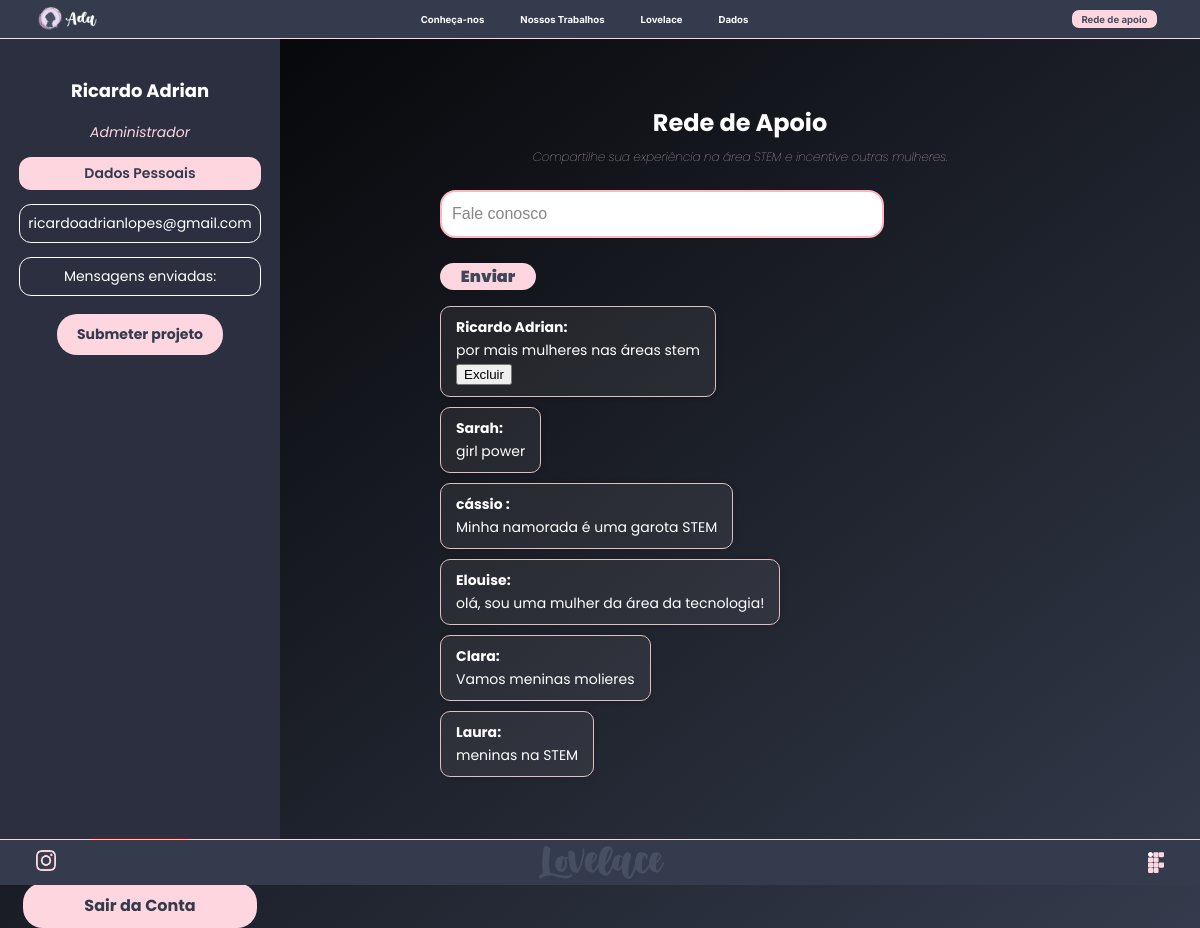
Screenshot of /user/rede_apoio (signed in) with the database file from the repository.
### app/models/usuario.py (models this page shows, shortened)
class User(db.Model, UserMixin):
   __tablename__="users"
   id = db.Column(db.Integer, primary_key=True, nullable=False, unique=True)
   name = db.Column(db.String(100), nullable=False)
   email = db.Column(db.String(100), nullable=False, unique=True, name='email')
   senha = db.Column(db.String(100), nullable=False)
   is_admin = db.Column(db.Boolean, default=False)

### app/models/mensagens.py (models this page shows, shortened)
class Mensagens(db.Model, UserMixin):
    __tablename__ = "mensagens"
    id = db.Column(db.Integer, primary_key=True, nullable=False, unique=True)
    mensagem = db.Column(db.String(500), nullable=False)
    user_id = db.Column(db.Integer, db.ForeignKey('users.id', name='fk_mensagens_user_id'), nullable=True)  # Definir um nome para a restrição de chave estrangeira
    user = db.relationship('User', backref=db.backref('mensagens', lazy=True))

### app/controllers/user.py (the view)
@user_bp.route('/rede_apoio')
@login_required
def rede_apoio():
    mensagens = Mensagens.query.options(joinedload(Mensagens.user)).all()
    return render_template('rede_de_apoio.html', mensagens=mensagens)

### app/templates/rede_de_apoio.html (shortened to what this page needs)
{% extends 'base.html' %}
{% block conteudo %}
<section class="pag_rede_apoio">
    <aside class="sidebar_rda">
        <div>
            <div class="perfil_usuario">
                <p class="nome_usuario">{{current_user.name}}</p>
                {% if current_user.is_admin %}
                    <p class="cargo_usuario">Administrador</p>
                {% endif %}
            </div>
            <div class="dados_pessoais">
                <h3>Dados Pessoais</h3>
                <p class="info_pessoal">{{ current_user.email }}</p>
                <p class="info_pessoal">Mensagens enviadas: {{ current_user.message_count }}</p>
                {% if current_user.is_authenticated and current_user.is_admin %}
                <a href="{{ url_for('form_adm') }}" class="botao_submeter">Submeter projeto</a>
                {% endif %}
            </div>
            <div class="botoes_sair_deletar">
                <form action="{{ url_for('user.delete_user') }}" method="post">
                    <button type="submit" class="botao_deletar" onclick="return confirm('Tem certeza que deseja excluir sua conta?')">
                    </button>
                </form>
                <a class="nav-link" href="{{ url_for('user.logoff') }}">Sair da Conta</a>
            </div>
        </div>
    </aside>
    <section>
        <div class="titulogeral">
            <h1 class="titulo">Rede de Apoio</h1>
            <p class="subtitulo">Compartilhe sua experiência na área STEM e incentive outras mulheres.</p>
        </div>
        <div class="containerrda">
            <div class="formrededeapoio">
                <form action="{{ url_for('user.mensagens') }}" method="post">
                    <div>
                        <input class="textboxinput" type="text" id="mensagens" name="mensagens" placeholder="Fale conosco"><br>
                    </div>
                    <div>
                        <button class="botaorede" type="submit">Enviar</button>
                    </div>
                </form>
            </div>
            <ul class="messagecard">
                {% for i in mensagens %}
                    <li class="cardrede">
                        <div class="cardcontent">
                            <h4 class="cardusername">{{ i.user.name if i.user and i.user.name else 'Usuário desconhecido' }}:</h4>
                            <p class="cardusertext">{{ i.mensagem }}</p>
                            {% if i.user_id == current_user.id %}
                                <form action="{{ url_for('user.delete_mensagem', mensagem_id=i.id) }}" method="post">
                                    <button type="submit" onclick="return confirm('Tem certeza que deseja excluir esta mensagem?')">Excluir</button>
                                </form>
                            {% endif %}
                        </div>
                    </li>
                {% endfor %}
            </ul>
        </div>
    </section>
{% endblock %}

### app/static/css/style.css (style rules this page uses)
html { height: 100%; min-height: 100vh; width: 100%; display: flex; flex-direction: column; }
body { display: flex; width: 100%; height: 100%; margin: 0; padding: 0; min-height: 100vh; background: linear-gradient(to bottom right, #000000, #343B4C); background-attachment: fixed; background-size: cover; flex-direction: column; justify-content: space-between; }
input { width: 18vw; padding: 10px; border-radius: 8px; border: none; overflow: hidden; outline: none; margin-bottom: 25px; background-color: #fbfbfd; color: #000000; font-size: 16px; }
.titulogeral { display: flex; flex-direction: column; align-items: center; justify-content: center; text-align: center; margin: 1.2vw 0 0; }
.titulo { font-family: "Poppins"; font-style: normal; font-weight: bolder; font-size: 2vw; justify-content: center; color: #FFFFFF; margin-top: 2rem; margin-bottom: 0; padding-bottom: 0; text-align: center; }
.subtitulo { font-family: "poppins"; font-style: italic; font-weight: lighter; font-size: 1vw; color: #FED6DF; margin-top: 0; padding-top: 0; margin-top: 0.5rem; margin-bottom: 2vw; text-align: center; }
.pag_rede_apoio { display: flex; justify-content: space-between; align-items: stretch; width: 100%; height: 100vh; }
.pag_rede_apoio > section { flex: 1; display: flex; flex-direction: column; align-items: center; padding: 20px; }
.sidebar_rda { width: 30vh; height: 100vh; background-color: #2C2F3F; padding: 20px; display: flex; flex-direction: column; align-items: center; justify-content: space-between; font-family: Poppins; }
.perfil_usuario { text-align: center; margin-bottom: 10px; }
.nome_usuario { color: white; font-size: 18px; font-weight: bold; }
.cargo_usuario { font-size: 14px; color: #FED6DF; font-style: italic; }
.dados_pessoais { text-align: center; color: white; font-size: 14px; margin-bottom: 20px; }
.dados_pessoais h3 { background: #FED6DF; color: #343B4D; padding: 6px 12px; border-radius: 12px; font-size: 14px; font-weight: 600; margin-bottom: 10px; }
.info_pessoal { background-color: transparent; border: 1px solid white; padding: 8px; border-radius: 12px; text-align: center; color: white; font-size: 14px; margin-bottom: 8px; }
.botao_submeter { display: inline-block; background-color: #FED6DF; color: #343B4D; font-weight: bold; text-decoration: none; padding: 10px 20px; border-radius: 20px; margin-top: 10px; transition: background 0.3s ease, color 0.3s ease; }
.botoes_sair_deletar { display: flex; flex-direction: column; align-items: center; gap: 10px; margin-top: 200%; }
.botao_deletar { background-color: #B50000; color: white; border: none; padding: 10px 20px; border-radius: 20px; font-weight: bold; cursor: pointer; transition: background 0.3s ease; }
.nav-link { display: inline-block; background-color: #FED6DF; color: #343B4D; font-weight: bold; text-decoration: none; padding: 10px 20px; border-radius: 20px; width: 80%; text-align: center; transition: background 0.3s ease, color 0.3s ease; }
.formrededeapoio { display: flex; align-items: center; }
.textboxinput { flex: 1; font-size: 1rem; border: 2px solid #ffb6c1; border-radius: 1.3vw; outline: none; background: #fff; color: #000; width: 35vw; height: 2vw; }
.textboxinput::placeholder { color: #888; }
.botaorede { font-family: Poppins; font-size: 16px; font-weight: 900; height: 2.2vw; width: 8vw; background-color: #FED6DF; color: #404758; border: none; border-radius: 20px; cursor: pointer; transition: background 0.3s ease, color 0.3s ease; }
.containerrda { display: flex; flex-direction: column; align-items: flex-start; width: 100%; max-width: 600px; margin: 0 auto; }
.messagecard { list-style: none; padding: 0; width: 100%; max-width: 500px; display: flex; flex-direction: column; align-items: flex-start; max-height: 60vh; overflow-y: auto; padding-bottom: 20px; }
.cardrede { background: rgba(187, 177, 177, 0.1); margin-bottom: 10px; border-radius: 10px; padding: 10px 15px; color: #fff; box-shadow: 0 0 5px rgba(0, 0, 0, 0.2); border: 1px solid #e0bfbf; display: flex; align-items: center; max-width: 80%; font-family: Poppins; }
.cardcontent { display: flex; flex-direction: column; }
.cardusername { font-weight: bold; font-size: 14px; margin: 0; }
.cardrede p { font-size: 14px; margin: 2px 0 0; }

### rows the page displays
User: name "Ricardo Adrian", email "ricardoadrianlopes@gmail.com"
Mensagens: user "Ricardo Adrian", mensagem "por mais mulheres nas áreas stem"
Mensagens: user "Sarah", mensagem "girl power"
Mensagens: user "cássio", mensagem "Minha namorada é uma garota STEM"
Mensagens: user "Elouise", mensagem "olá, sou uma mulher da área da tecnologia!"
Mensagens: user "Clara", mensagem "Vamos meninas molieres"
Mensagens: user "Laura", mensagem "meninas na STEM"
